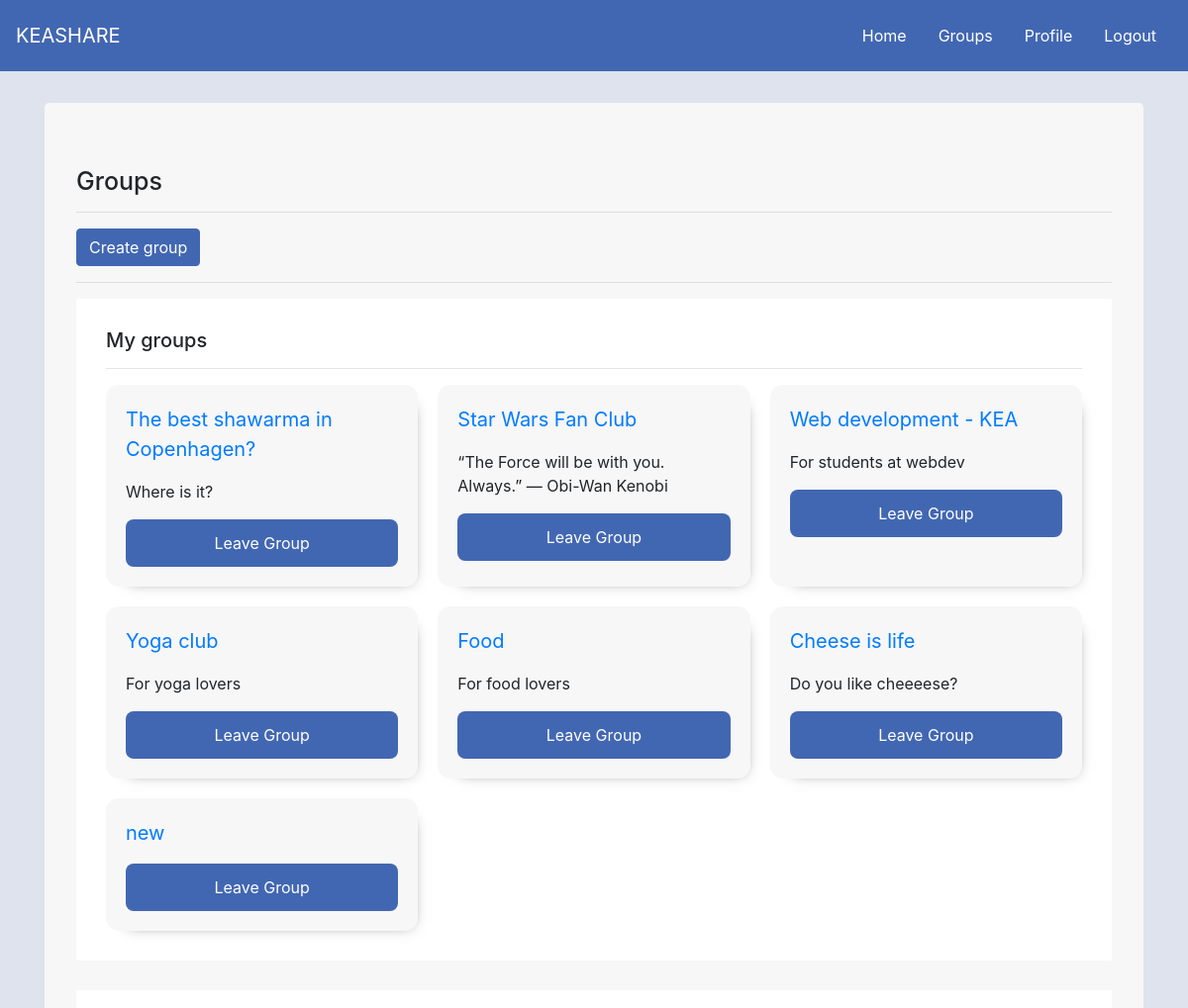
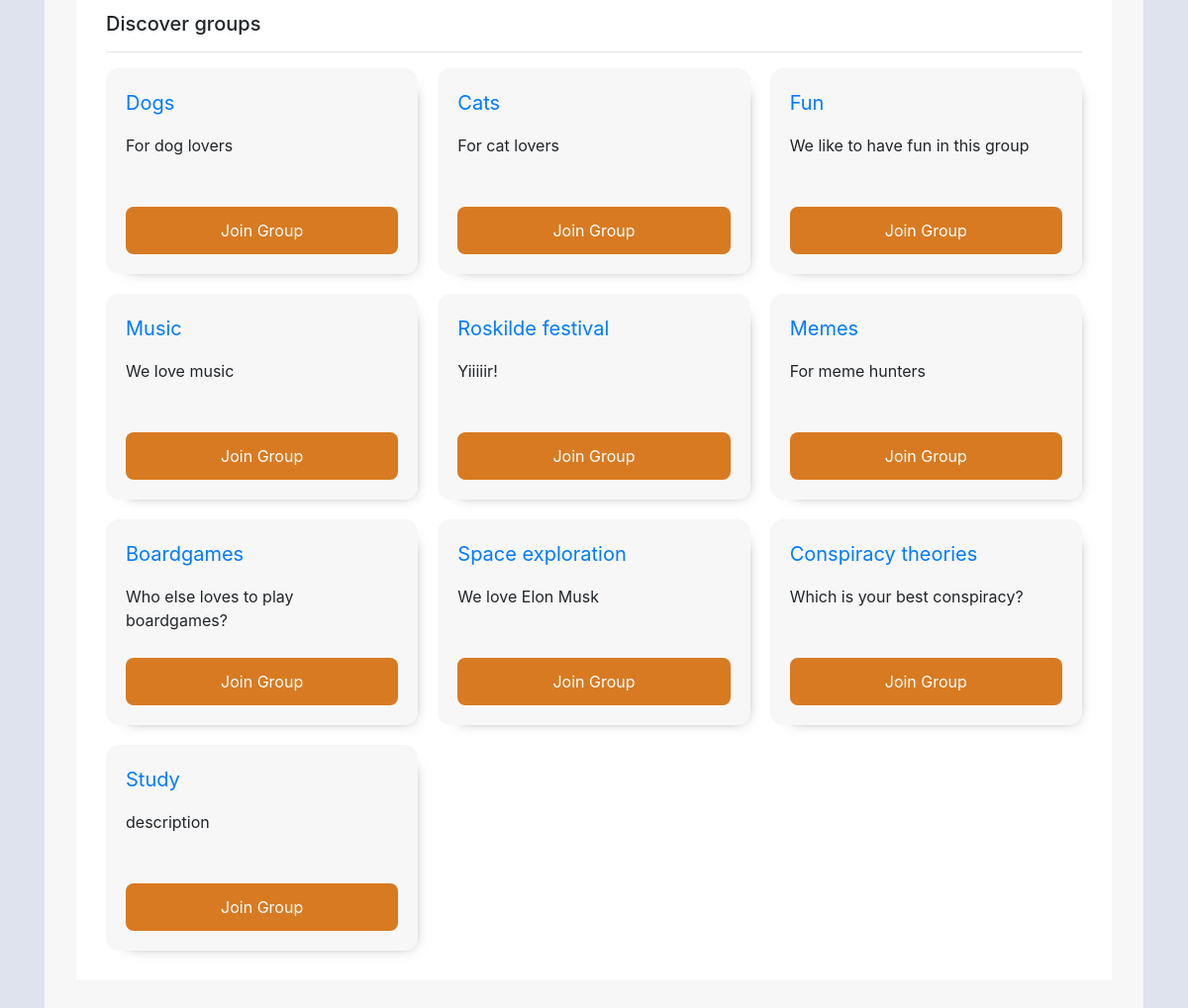
Before: /keashare/groups/ (signed in) with the older database file (2 pictures, top to bottom).
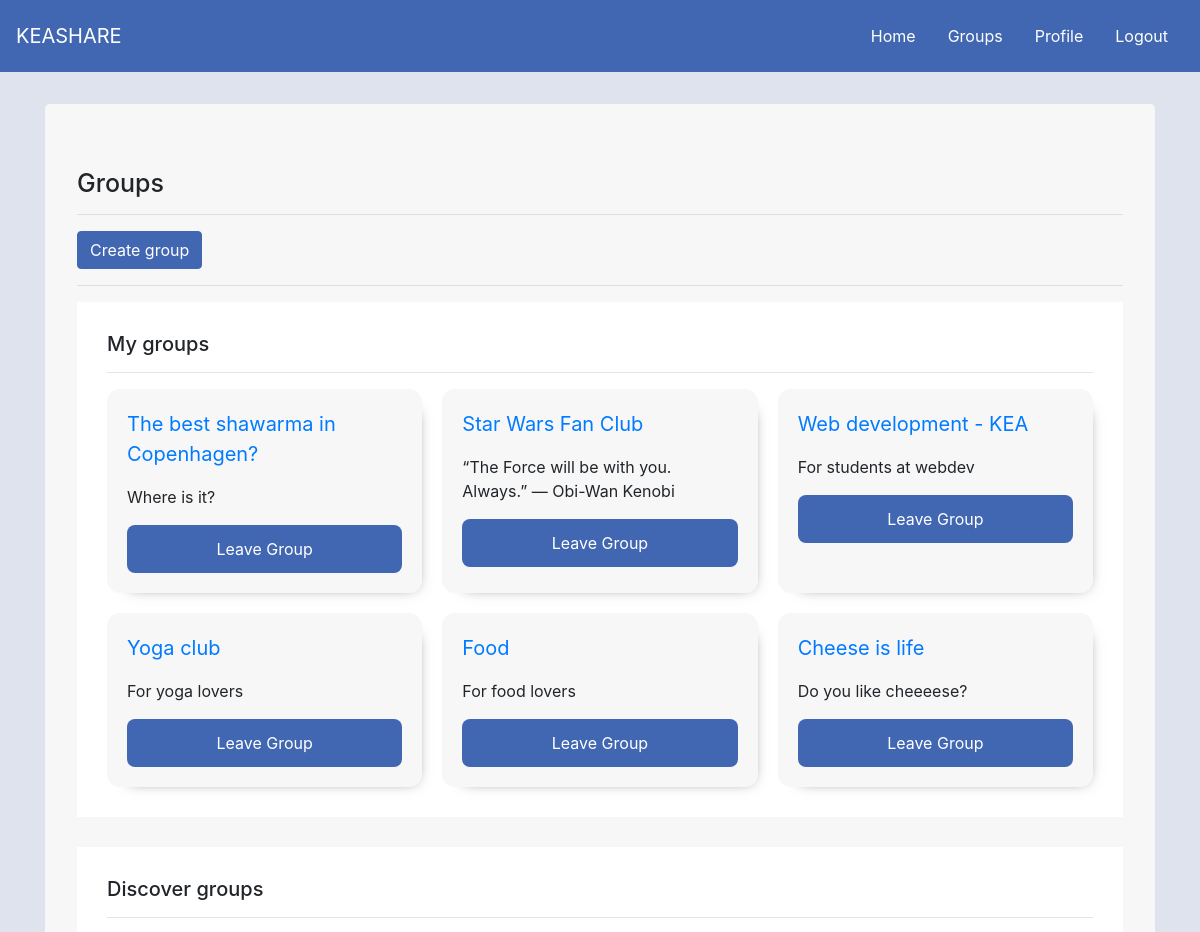
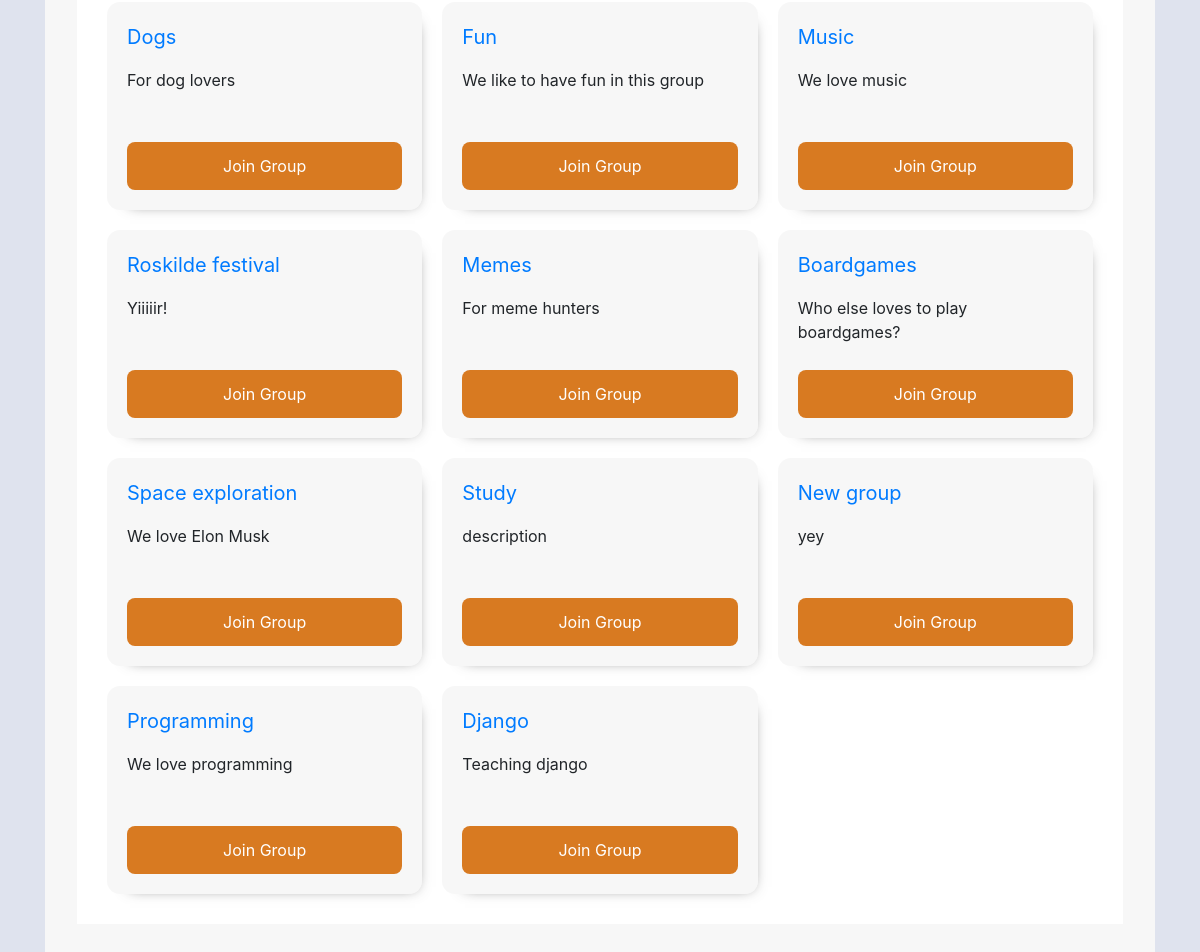
After: the same page with the newer database file (2 pictures, top to bottom).
### keashareapp/models.py (models this page shows, shortened)
class AppGroup(models.Model):
    owner = models.ForeignKey(User, on_delete=models.CASCADE, related_name='owners')
    users = models.ManyToManyField(User) # members
    name = models.CharField(max_length=200)
    description = models.TextField()

### keashareapp/views.py (the view, shortened to what this page needs)
# urls.py: path('groups/', views.groups, name='groups'),
def groups(request):
    user = request.user
    if request.method == 'GET':
        user_groups = models.AppGroup.objects.filter(users__username__contains=user.username)
        not_user_groups = models.AppGroup.objects.exclude(users__username__contains=user.username)
        context = {
            'user': user, # the user who is logged in
            'user_groups': user_groups,
            'not_user_groups': not_user_groups,
        }
        return render(request, 'keashareapp/groups.html', context=context)

### keashareapp/templates/keashareapp/groups.html (shortened to what this page needs)
{% extends 'base.html' %}
{% block body %}
<div class="container">
    <div class="jumbotron">
        <h1>Groups</h1>
        <hr>
        <button type="button" class="btn btn-primary" data-toggle="modal" data-target="#exampleModal">Create group</button>
        <hr>
        <div class="my-groups-container">
            <h2>My groups</h2>
            <hr>
            <div class="groups-container">
                {% for group in user_groups %}
                    <div class="group">
                        <p class="p-group-name"><a href="{% url 'keashareapp:groupdetails' pk=group.pk %}">{{ group.name }}</a></p>
                        <p>{{ group.description }}</p>
                        <div class="action-btn"><a href="{% url 'keashareapp:leave_group' pk=group.pk %}">Leave Group</a></div>
                    </div>
                {% endfor %}
            </div>
        </div>
        <div class="discover-groups-container">
            <h2>Discover groups</h2>
            <hr>
            <div class="groups-container">
                {% for group in not_user_groups %}
                    <div class="group">
                        <div class="content">
                            <p class="p-group-name"><a href="{% url 'keashareapp:groupdetails' pk=group.pk %}">{{ group.name }}</a></p>
                            <p>{{ group.description }}</p>
                        </div>
                        <div class="action-btn join-btn"><a href="{% url 'keashareapp:join_group' pk=group.pk %}">Join Group</a></div>
                    </div>
                {% endfor %}
            </div>
        </div>
    </div>
</div>
{% endblock %}

### loginapp/templates/base.html (shortened to what this page needs)
{% load static %}
<!DOCTYPE html>
<html lang="en">
<head>
    <link rel="stylesheet" href="https://stackpath.bootstrapcdn.com/bootstrap/4.4.1/css/bootstrap.min.css">
    <link rel="stylesheet" type="text/css" href="{% static 'style.css' %}">
</head>
<body>
    <nav class="navbar navbar-expand-lg navbar-light bg-light">
        <div class="d-flex flex-grow-1">
            <a class="navbar-brand d-none d-lg-inline-block" href="#">
                KEASHARE
            </a>
            <div class="w-100 text-right">
            </div>
        </div>
        <div class="collapse navbar-collapse flex-grow-1 text-right" id="myNavbar">
            {% if user.is_authenticated %}
            <ul class="navbar-nav ml-auto flex-nowrap">
                <li class="nav-item">
                    <a href="{% url 'keashareapp:index' %}" class="nav-link m-2 menu-item nav-active">Home</a>
                </li>
                <li class="nav-item">
                    <a href="{% url 'keashareapp:groups' %}" class="nav-link m-2 menu-item nav-active">Groups</a>
                </li>
                <li class="nav-item">
                    <a href="{% url 'loginapp:profile' %}" class="nav-link m-2 menu-item nav-active">Profile</a>
                </li>
                <li class="nav-item">
                    <a href="{% url 'loginapp:logout' %}" class="nav-link m-2 menu-item nav-active">Logout</a>
                </li>
            </ul>
            {% endif %}
        </div>
    </nav>
    {% block body %}{% endblock %}
</body>
</html>

### loginapp/static/style.css (style rules this page uses)
body { background-color: #dfe3ee; }
.jumbotron { margin-top: 2rem; background-color: #f7f7f7; }
.bg-light { background-color: #4267B2!important; }
.navbar-light .navbar-brand { color: white; }
.navbar-light .navbar-nav .nav-link { color: white; }
h1 { font-size: 25px; }
h2 { font-size: 20px; }
.groups-container { display: grid!important; grid-template-columns: repeat(auto-fill, minmax(250px, 1fr))!important; grid-gap: 20px!important; }
.my-groups-container { padding: 30px; background: white; }
.discover-groups-container { padding: 30px; background: white; margin-top: 30px; }
.group { padding: 20px; border-radius: 13px; box-shadow: 8px 8px 14px -15px rgba(74,74,74,1); grid-gap: 15px; background-color: rgba(239, 239, 239, 0.479); }
.p-group-name { font-size: 20px; }
.content { height: 15vh; }
.action-btn { border-radius: 8px; padding: 12px; background-color: #4267B2; }
.action-btn a, .edit-btn a { color: white; text-decoration: none; display: flex; justify-content: center; }
.join-btn { background-color: rgb(216, 122, 33)!important; }
.btn-primary { background-color: #4267B2!important; border-color: #4267B2!important; }

Changed rows visible on the page:
removed AppGroup: name "new", shown under "My groups"
removed AppGroup: name "Cats", description "For cat lovers", shown under "Discover groups"
removed AppGroup: name "Conspiracy theories", description "Which is your best conspiracy?", shown under "Discover groups"
added AppGroup: name "New group", description "yey", shown under "Discover groups"
added AppGroup: name "Programming", description "We love programming", shown under "Discover groups"
added AppGroup: name "Django", description "Teaching django", shown under "Discover groups"
